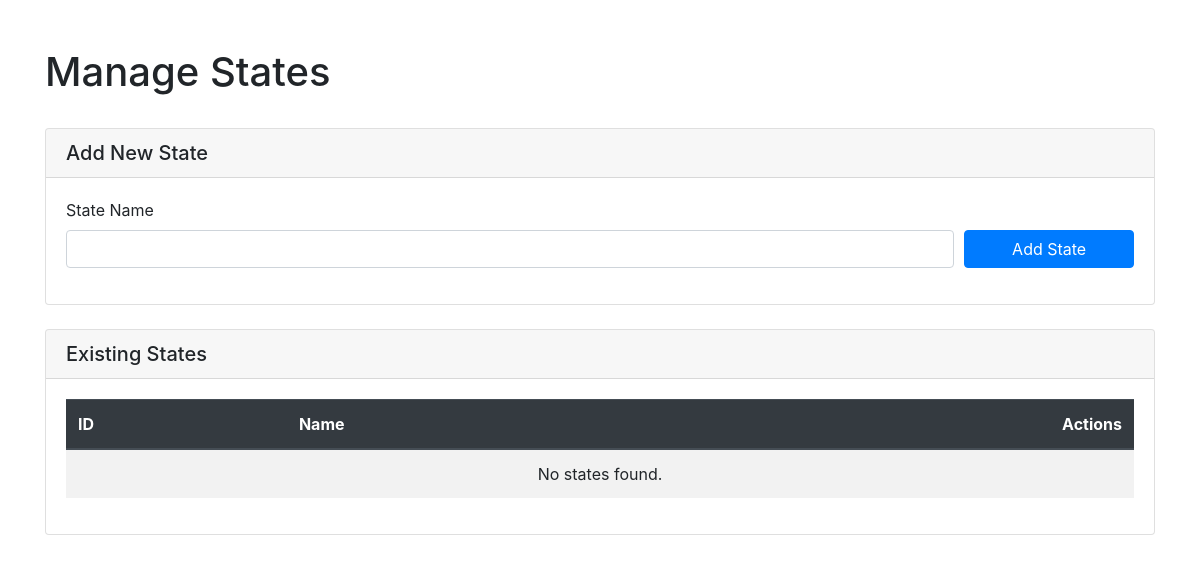
Page /admin/states.php on the earlier database version.
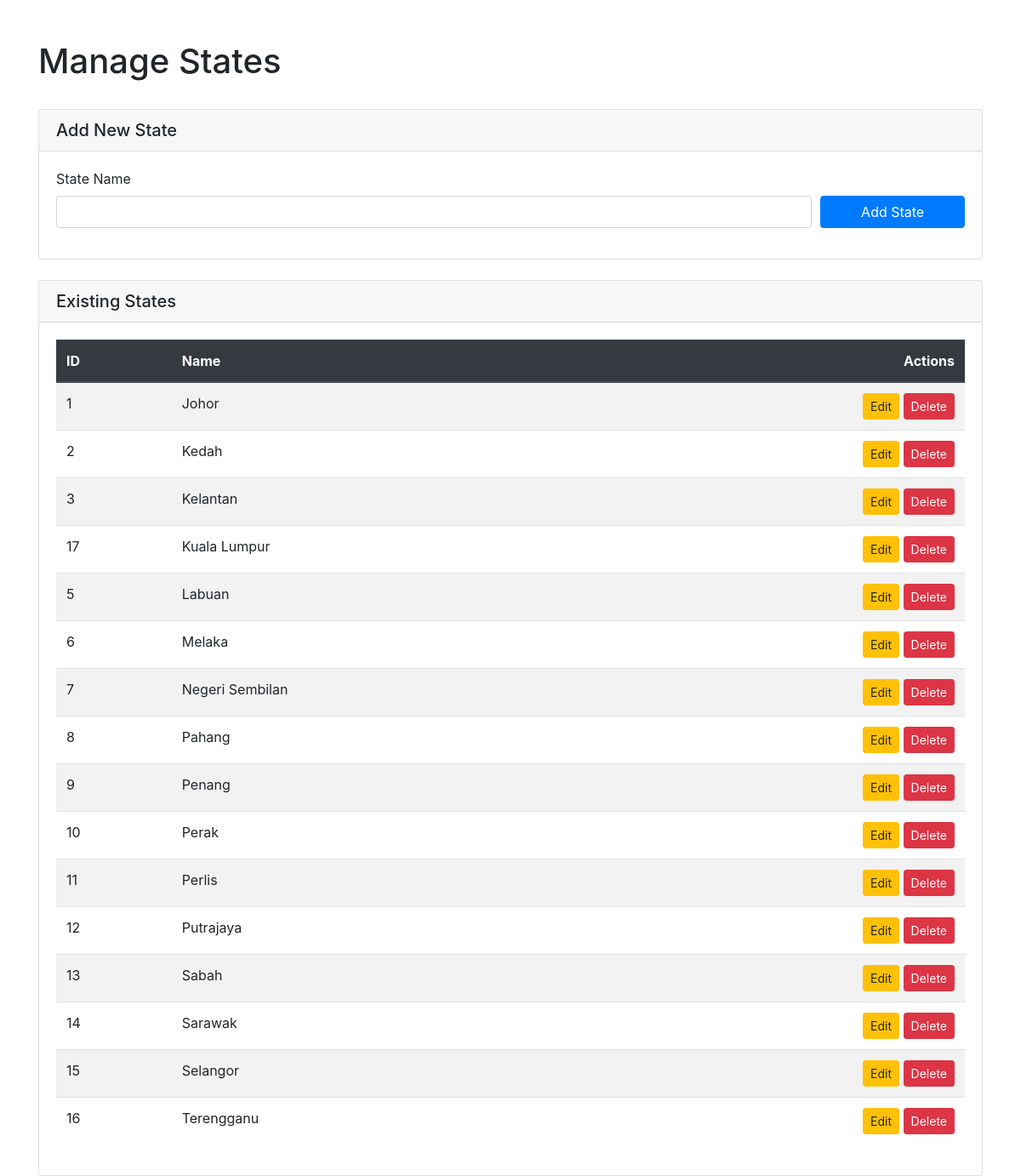
Same page on the later database version.
### tables this page shows
CREATE TABLE `states` (
  `id` int(11) NOT NULL,
  `name` varchar(100) NOT NULL
);

### app/models/StateManager.php (called while the page is built, shortened)
<?php
require_once ROOT_PATH . '/app/models/State.php';
class StateManager
{
    private PDO $conn;
    public function __construct(PDO $db_connection)
    {
        $this->conn = $db_connection;
    }
    public function getAll(): array
    {
        $sql = "SELECT id, name FROM states ORDER BY name ASC";
        $states_array = [];
        try {
            $stmt = $this->conn->query($sql);
            while ($row = $stmt->fetch(PDO::FETCH_ASSOC)) {
                $states_array[] = new State($row['id'], $row['name']);
            }
        } catch (PDOException $e) {
            return [];
        }
        return $states_array;
    }
}

### app/models/State.php (called while the page is built, shortened)
<?php
class State
{
    public function __construct(?int $id = null, ?string $name = null)
    {
        $this->id = $id;
        $this->name = $name;
    }
}

### admin/states.php (the view, shortened to what this page needs)
<?php
require_once ROOT_PATH . '/app/models/StateManager.php';
require_once ROOT_PATH . '/app/models/State.php';
$database = new Database();
$db = $database->connect();
$stateManager = new StateManager($db);
$editing_state = null;
$all_states = $stateManager->getAll();
?>
<!DOCTYPE html>
<html lang="en">
<head>
    <link rel="stylesheet" href="https://stackpath.bootstrapcdn.com/bootstrap/4.5.2/css/bootstrap.min.css">
</head>
<body>
    <div class="container mt-5">
        <div class="d-flex justify-content-between align-items-center mb-4">
            <h1>Manage States</h1>
        </div>
        <div class="card mb-4">
            <div class="card-header">
                <h5 class="mb-0"><?= $editing_state ? 'Edit State' : 'Add New State' ?></h5>
            </div>
            <div class="card-body">
                <form action="states.php" method="POST">
                    <div class="form-row">
                        <div class="form-group col-md-10">
                            <label for="name">State Name</label>
                            <input type="text" class="form-control" id="name" name="name" value="<?= htmlspecialchars($editing_state->name ?? '') ?>" required>
                        </div>
                        <div class="form-group col-md-2 d-flex align-items-end">
                            <button type="submit" class="btn btn-primary btn-block"><?= $editing_state ? 'Update State' : 'Add State' ?></button>
                        </div>
                    </div>
                </form>
            </div>
        </div>
        <div class="card">
            <div class="card-header">
                <h5 class="mb-0">Existing States</h5>
            </div>
            <div class="card-body">
                <div class="table-responsive">
                    <table class="table table-striped table-hover">
                        <thead class="thead-dark">
                            <tr>
                                <th>ID</th>
                                <th>Name</th>
                                <th class="text-right">Actions</th>
                            </tr>
                        </thead>
                        <tbody>
                            <?php if (empty($all_states)): ?>
                                <tr>
                                    <td colspan="3" class="text-center">No states found.</td>
                                </tr>
                            <?php else: ?>
                                <?php foreach ($all_states as $state): ?>
                                    <tr>
                                        <td><?= $state->id ?></td>
                                        <td><?= htmlspecialchars($state->name) ?></td>
                                        <td class="text-right">
                                            <a href="states.php?action=edit&id=<?= $state->id ?>" class="btn btn-sm btn-warning">Edit</a>
                                            <form action="states.php" method="POST" class="d-inline" onsubmit="return confirm('Are you sure you want to delete this item?');">
                                                <button type="submit" class="btn btn-sm btn-danger">Delete</button>
                                            </form>
                                        </td>
                                    </tr>
                                <?php endforeach; ?>
                            <?php endif; ?>
                        </tbody>
                    </table>
                </div>
            </div>
        </div>
    </div>
</body>
</html>

Differences in the rows shown:
added states: id "1", name "Johor"
added states: id "2", name "Kedah"
added states: id "3", name "Kelantan"
added states: id "17", name "Kuala Lumpur"
added states: id "5", name "Labuan"
added states: id "6", name "Melaka"
added states: id "7", name "Negeri Sembilan"
added states: id "8", name "Pahang"
added states: id "9", name "Penang"
added states: id "10", name "Perak"
added states: id "11", name "Perlis"
added states: id "12", name "Putrajaya"
added states: id "13", name "Sabah"
added states: id "14", name "Sarawak"
added states: id "15", name "Selangor"
added states: id "16", name "Terengganu"
Other differences:
text no longer shown: "No states found."
